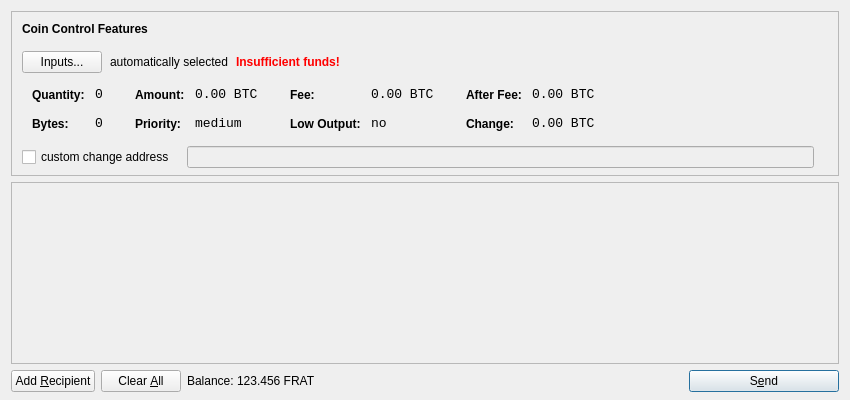
<?xml version="1.0" encoding="UTF-8"?>
<ui version="4.0">
 <class>SendCoinsDialog</class>
 <widget class="QDialog" name="SendCoinsDialog">
  <property name="geometry">
   <rect>
    <x>0</x>
    <y>0</y>
    <width>850</width>
    <height>400</height>
   </rect>
  </property>
  <property name="windowTitle">
   <string>Send Coins</string>
  </property>
  <layout class="QVBoxLayout" name="verticalLayout" stretch="0,1,0">
   <property name="bottomMargin">
    <number>8</number>
   </property>
   <item>
    <widget class="QFrame" name="frameCoinControl">
     <property name="sizePolicy">
      <sizepolicy hsizetype="Expanding" vsizetype="Expanding">
       <horstretch>0</horstretch>
       <verstretch>0</verstretch>
      </sizepolicy>
     </property>
     <property name="maximumSize">
      <size>
       <width>16777215</width>
       <height>16777215</height>
      </size>
     </property>
     <property name="frameShape">
      <enum>QFrame::StyledPanel</enum>
     </property>
     <property name="frameShadow">
      <enum>QFrame::Sunken</enum>
     </property>
     <layout class="QVBoxLayout" name="verticalLayoutCoinControl2">
      <property name="spacing">
       <number>-1</number>
      </property>
      <property name="leftMargin">
       <number>0</number>
      </property>
      <property name="topMargin">
       <number>0</number>
      </property>
      <property name="rightMargin">
       <number>0</number>
      </property>
      <property name="bottomMargin">
       <number>6</number>
      </property>
      <item>
       <layout class="QVBoxLayout" name="verticalLayoutCoinControl" stretch="0,0,0,0,1">
        <property name="spacing">
         <number>0</number>
        </property>
        <property name="leftMargin">
         <number>10</number>
        </property>
        <property name="topMargin">
         <number>10</number>
        </property>
        <item>
         <layout class="QHBoxLayout" name="horizontalLayoutCoinControl1">
          <property name="bottomMargin">
           <number>15</number>
          </property>
          <item>
           <widget class="QLabel" name="labelCoinControlFeatures">
            <property name="sizePolicy">
             <sizepolicy hsizetype="Preferred" vsizetype="Maximum">
              <horstretch>0</horstretch>
              <verstretch>0</verstretch>
             </sizepolicy>
            </property>
            <property name="font">
             <font>
              <weight>75</weight>
              <bold>true</bold>
             </font>
            </property>
            <property name="styleSheet">
             <string notr="true">font-weight:bold;</string>
            </property>
            <property name="text">
             <string>Coin Control Features</string>
            </property>
           </widget>
          </item>
         </layout>
        </item>
        <item>
         <layout class="QHBoxLayout" name="horizontalLayoutCoinControl2" stretch="0,0,0,0">
          <property name="spacing">
           <number>8</number>
          </property>
          <property name="bottomMargin">
           <number>10</number>
          </property>
          <item>
           <widget class="QPushButton" name="pushButtonCoinControl">
            <property name="styleSheet">
             <string notr="true"/>
            </property>
            <property name="text">
             <string>Inputs...</string>
            </property>
           </widget>
          </item>
          <item>
           <widget class="QLabel" name="labelCoinControlAutomaticallySelected">
            <property name="text">
             <string>automatically selected</string>
            </property>
            <property name="margin">
             <number>5</number>
            </property>
           </widget>
          </item>
          <item>
           <widget class="QLabel" name="labelCoinControlInsuffFunds">
            <property name="font">
             <font>
              <weight>75</weight>
              <bold>true</bold>
             </font>
            </property>
            <property name="styleSheet">
             <string notr="true">color:red;font-weight:bold;</string>
            </property>
            <property name="text">
             <string>Insufficient funds!</string>
            </property>
            <property name="margin">
             <number>5</number>
            </property>
           </widget>
          </item>
          <item>
           <spacer name="horizontalSpacerCoinControl">
            <property name="orientation">
             <enum>Qt::Horizontal</enum>
            </property>
            <property name="sizeHint" stdset="0">
             <size>
              <width>40</width>
              <height>1</height>
             </size>
            </property>
           </spacer>
          </item>
         </layout>
        </item>
        <item>
         <widget class="QWidget" name="widgetCoinControl" native="true">
          <property name="sizePolicy">
           <sizepolicy hsizetype="Preferred" vsizetype="Preferred">
            <horstretch>0</horstretch>
            <verstretch>0</verstretch>
           </sizepolicy>
          </property>
          <property name="minimumSize">
           <size>
            <width>0</width>
            <height>0</height>
           </size>
          </property>
          <property name="styleSheet">
           <string notr="true"/>
          </property>
          <layout class="QHBoxLayout" name="horizontalLayoutCoinControl5">
           <property name="margin">
            <number>0</number>
           </property>
           <item>
            <layout class="QHBoxLayout" name="horizontalLayoutCoinControl3" stretch="0,0,0,1">
             <property name="spacing">
              <number>20</number>
             </property>
             <property name="topMargin">
              <number>0</number>
             </property>
             <property name="bottomMargin">
              <number>10</number>
             </property>
             <item>
              <layout class="QFormLayout" name="formLayoutCoinControl1">
               <property name="horizontalSpacing">
                <number>10</number>
               </property>
               <property name="verticalSpacing">
                <number>14</number>
               </property>
               <property name="leftMargin">
                <number>10</number>
               </property>
               <property name="topMargin">
                <number>4</number>
               </property>
               <property name="rightMargin">
                <number>6</number>
               </property>
               <item row="0" column="0">
                <widget class="QLabel" name="labelCoinControlQuantityText">
                 <property name="styleSheet">
                  <string notr="true">font-weight:bold;</string>
                 </property>
                 <property name="text">
                  <string>Quantity:</string>
                 </property>
                 <property name="margin">
                  <number>0</number>
                 </property>
                </widget>
               </item>
               <item row="0" column="1">
                <widget class="QLabel" name="labelCoinControlQuantity">
                 <property name="font">
                  <font>
                   <family>Monospace</family>
                   <pointsize>10</pointsize>
                  </font>
                 </property>
                 <property name="cursor">
                  <cursorShape>IBeamCursor</cursorShape>
                 </property>
                 <property name="contextMenuPolicy">
                  <enum>Qt::ActionsContextMenu</enum>
                 </property>
                 <property name="text">
                  <string notr="true">0</string>
                 </property>
                 <property name="margin">
                  <number>0</number>
                 </property>
                 <property name="textInteractionFlags">
                  <set>Qt::LinksAccessibleByMouse|Qt::TextSelectableByKeyboard|Qt::TextSelectableByMouse</set>
                 </property>
                </widget>
               </item>
               <item row="1" column="0">
                <widget class="QLabel" name="labelCoinControlBytesText">
                 <property name="styleSheet">
                  <string notr="true">font-weight:bold;</string>
                 </property>
                 <property name="text">
                  <string>Bytes:</string>
                 </property>
                </widget>
               </item>
               <item row="1" column="1">
                <widget class="QLabel" name="labelCoinControlBytes">
                 <property name="font">
                  <font>
                   <family>Monospace</family>
                   <pointsize>10</pointsize>
                  </font>
                 </property>
                 <property name="cursor">
                  <cursorShape>IBeamCursor</cursorShape>
                 </property>
                 <property name="contextMenuPolicy">
                  <enum>Qt::ActionsContextMenu</enum>
                 </property>
                 <property name="text">
                  <string notr="true">0</string>
                 </property>
                 <property name="textInteractionFlags">
                  <set>Qt::LinksAccessibleByMouse|Qt::TextSelectableByKeyboard|Qt::TextSelectableByMouse</set>
                 </property>
                </widget>
               </item>
              </layout>
             </item>
             <item>
              <layout class="QFormLayout" name="formLayoutCoinControl2">
               <property name="horizontalSpacing">
                <number>10</number>
               </property>
               <property name="verticalSpacing">
                <number>14</number>
               </property>
               <property name="leftMargin">
                <number>6</number>
               </property>
               <property name="topMargin">
                <number>4</number>
               </property>
               <property name="rightMargin">
                <number>6</number>
               </property>
               <item row="0" column="0">
                <widget class="QLabel" name="labelCoinControlAmountText">
                 <property name="styleSheet">
                  <string notr="true">font-weight:bold;</string>
                 </property>
                 <property name="text">
                  <string>Amount:</string>
                 </property>
                 <property name="margin">
                  <number>0</number>
                 </property>
                </widget>
               </item>
               <item row="0" column="1">
                <widget class="QLabel" name="labelCoinControlAmount">
                 <property name="font">
                  <font>
                   <family>Monospace</family>
                   <pointsize>10</pointsize>
                  </font>
                 </property>
                 <property name="cursor">
                  <cursorShape>IBeamCursor</cursorShape>
                 </property>
                 <property name="contextMenuPolicy">
                  <enum>Qt::ActionsContextMenu</enum>
                 </property>
                 <property name="text">
                  <string notr="true">0.00 BTC</string>
                 </property>
                 <property name="textInteractionFlags">
                  <set>Qt::LinksAccessibleByMouse|Qt::TextSelectableByKeyboard|Qt::TextSelectableByMouse</set>
                 </property>
                </widget>
               </item>
               <item row="1" column="0">
                <widget class="QLabel" name="labelCoinControlPriorityText">
                 <property name="styleSheet">
                  <string notr="true">font-weight:bold;</string>
                 </property>
                 <property name="text">
                  <string>Priority:</string>
                 </property>
                </widget>
               </item>
               <item row="1" column="1">
                <widget class="QLabel" name="labelCoinControlPriority">
                 <property name="font">
                  <font>
                   <family>Monospace</family>
                   <pointsize>10</pointsize>
                  </font>
                 </property>
                 <property name="cursor">
                  <cursorShape>IBeamCursor</cursorShape>
                 </property>
                 <property name="contextMenuPolicy">
                  <enum>Qt::ActionsContextMenu</enum>
                 </property>
                 <property name="text">
                  <string>medium</string>
                 </property>
                 <property name="textInteractionFlags">
                  <set>Qt::LinksAccessibleByMouse|Qt::TextSelectableByKeyboard|Qt::TextSelectableByMouse</set>
                 </property>
                </widget>
               </item>
              </layout>
             </item>
             <item>
              <layout class="QFormLayout" name="formLayoutCoinControl3">
               <property name="horizontalSpacing">
                <number>10</number>
               </property>
               <property name="verticalSpacing">
                <number>14</number>
               </property>
               <property name="leftMargin">
                <number>6</number>
               </property>
               <property name="topMargin">
                <number>4</number>
               </property>
               <property name="rightMargin">
                <number>6</number>
               </property>
               <item row="0" column="0">
                <widget class="QLabel" name="labelCoinControlFeeText">
                 <property name="styleSheet">
                  <string notr="true">font-weight:bold;</string>
                 </property>
                 <property name="text">
                  <string>Fee:</string>
                 </property>
                 <property name="margin">
                  <number>0</number>
                 </property>
                </widget>
               </item>
               <item row="0" column="1">
                <widget class="QLabel" name="labelCoinControlFee">
                 <property name="font">
                  <font>
                   <family>Monospace</family>
                   <pointsize>10</pointsize>
                  </font>
                 </property>
                 <property name="cursor">
                  <cursorShape>IBeamCursor</cursorShape>
                 </property>
                 <property name="contextMenuPolicy">
                  <enum>Qt::ActionsContextMenu</enum>
                 </property>
                 <property name="text">
                  <string notr="true">0.00 BTC</string>
                 </property>
                 <property name="textInteractionFlags">
                  <set>Qt::LinksAccessibleByMouse|Qt::TextSelectableByKeyboard|Qt::TextSelectableByMouse</set>
                 </property>
                </widget>
               </item>
               <item row="1" column="0">
                <widget class="QLabel" name="labelCoinControlLowOutputText">
                 <property name="styleSheet">
                  <string notr="true">font-weight:bold;</string>
                 </property>
                 <property name="text">
                  <string>Low Output:</string>
                 </property>
                </widget>
               </item>
               <item row="1" column="1">
                <widget class="QLabel" name="labelCoinControlLowOutput">
                 <property name="font">
                  <font>
                   <family>Monospace</family>
                   <pointsize>10</pointsize>
                  </font>
                 </property>
                 <property name="cursor">
                  <cursorShape>IBeamCursor</cursorShape>
                 </property>
                 <property name="contextMenuPolicy">
                  <enum>Qt::ActionsContextMenu</enum>
                 </property>
                 <property name="text">
                  <string>no</string>
                 </property>
                 <property name="textInteractionFlags">
                  <set>Qt::LinksAccessibleByMouse|Qt::TextSelectableByKeyboard|Qt::TextSelectableByMouse</set>
                 </property>
                </widget>
               </item>
              </layout>
             </item>
             <item>
              <layout class="QFormLayout" name="formLayoutCoinControl4">
               <property name="horizontalSpacing">
                <number>10</number>
               </property>
               <property name="verticalSpacing">
                <number>14</number>
               </property>
               <property name="leftMargin">
                <number>6</number>
               </property>
               <property name="topMargin">
                <number>4</number>
               </property>
               <property name="rightMargin">
                <number>6</number>
               </property>
               <item row="0" column="0">
                <widget class="QLabel" name="labelCoinControlAfterFeeText">
                 <property name="styleSheet">
                  <string notr="true">font-weight:bold;</string>
                 </property>
                 <property name="text">
                  <string>After Fee:</string>
                 </property>
                 <property name="margin">
                  <number>0</number>
                 </property>
                </widget>
               </item>
               <item row="0" column="1">
                <widget class="QLabel" name="labelCoinControlAfterFee">
                 <property name="font">
                  <font>
                   <family>Monospace</family>
                   <pointsize>10</pointsize>
                  </font>
                 </property>
                 <property name="cursor">
                  <cursorShape>IBeamCursor</cursorShape>
                 </property>
                 <property name="contextMenuPolicy">
                  <enum>Qt::ActionsContextMenu</enum>
                 </property>
                 <property name="text">
                  <string notr="true">0.00 BTC</string>
                 </property>
                 <property name="textInteractionFlags">
                  <set>Qt::LinksAccessibleByMouse|Qt::TextSelectableByKeyboard|Qt::TextSelectableByMouse</set>
                 </property>
                </widget>
               </item>
               <item row="1" column="0">
                <widget class="QLabel" name="labelCoinControlChangeText">
                 <property name="styleSheet">
                  <string notr="true">font-weight:bold;</string>
                 </property>
                 <property name="text">
                  <string>Change:</string>
                 </property>
                </widget>
               </item>
               <item row="1" column="1">
                <widget class="QLabel" name="labelCoinControlChange">
                 <property name="font">
                  <font>
                   <family>Monospace</family>
                   <pointsize>10</pointsize>
                  </font>
                 </property>
                 <property name="cursor">
                  <cursorShape>IBeamCursor</cursorShape>
                 </property>
                 <property name="contextMenuPolicy">
                  <enum>Qt::ActionsContextMenu</enum>
                 </property>
                 <property name="text">
                  <string notr="true">0.00 BTC</string>
                 </property>
                 <property name="textInteractionFlags">
                  <set>Qt::LinksAccessibleByMouse|Qt::TextSelectableByKeyboard|Qt::TextSelectableByMouse</set>
                 </property>
                </widget>
               </item>
              </layout>
             </item>
            </layout>
           </item>
          </layout>
         </widget>
        </item>
        <item>
         <layout class="QHBoxLayout" name="horizontalLayoutCoinControl4" stretch="0,0,0">
          <property name="spacing">
           <number>12</number>
          </property>
          <property name="sizeConstraint">
           <enum>QLayout::SetDefaultConstraint</enum>
          </property>
          <property name="topMargin">
           <number>5</number>
          </property>
          <property name="rightMargin">
           <number>5</number>
          </property>
          <item>
           <widget class="QCheckBox" name="checkBoxCoinControlChange">
            <property name="text">
             <string>custom change address</string>
            </property>
           </widget>
          </item>
          <item>
           <widget class="QLineEdit" name="lineEditCoinControlChange">
            <property name="enabled">
             <bool>false</bool>
            </property>
            <property name="sizePolicy">
             <sizepolicy hsizetype="Expanding" vsizetype="Fixed">
              <horstretch>0</horstretch>
              <verstretch>0</verstretch>
             </sizepolicy>
            </property>
           </widget>
          </item>
          <item>
           <widget class="QLabel" name="labelCoinControlChangeLabel">
            <property name="sizePolicy">
             <sizepolicy hsizetype="Preferred" vsizetype="Expanding">
              <horstretch>0</horstretch>
              <verstretch>0</verstretch>
             </sizepolicy>
            </property>
            <property name="minimumSize">
             <size>
              <width>0</width>
              <height>0</height>
             </size>
            </property>
            <property name="text">
             <string/>
            </property>
            <property name="margin">
             <number>3</number>
            </property>
           </widget>
          </item>
         </layout>
        </item>
        <item>
         <spacer name="verticalSpacerCoinControl">
          <property name="orientation">
           <enum>Qt::Vertical</enum>
          </property>
          <property name="sizeHint" stdset="0">
           <size>
            <width>800</width>
            <height>1</height>
           </size>
          </property>
         </spacer>
        </item>
       </layout>
      </item>
     </layout>
    </widget>
   </item>
   <item>
    <widget class="QScrollArea" name="scrollArea">
     <property name="widgetResizable">
      <bool>true</bool>
     </property>
     <widget class="QWidget" name="scrollAreaWidgetContents">
      <property name="geometry">
       <rect>
        <x>0</x>
        <y>0</y>
        <width>830</width>
        <height>165</height>
       </rect>
      </property>
      <layout class="QVBoxLayout" name="verticalLayout_2">
       <property name="margin">
        <number>0</number>
       </property>
       <item>
        <layout class="QVBoxLayout" name="entries">
         <property name="spacing">
          <number>6</number>
         </property>
        </layout>
       </item>
       <item>
        <spacer name="verticalSpacer">
         <property name="orientation">
          <enum>Qt::Vertical</enum>
         </property>
         <property name="sizeHint" stdset="0">
          <size>
           <width>20</width>
           <height>40</height>
          </size>
         </property>
        </spacer>
       </item>
      </layout>
     </widget>
    </widget>
   </item>
   <item>
    <layout class="QHBoxLayout" name="horizontalLayout">
     <item>
      <widget class="QPushButton" name="addButton">
       <property name="toolTip">
        <string>Send to multiple recipients at once</string>
       </property>
       <property name="text">
        <string>Add &amp;Recipient</string>
       </property>
       <property name="icon">
        <iconset resource="../bitcoin.qrc">
         <normaloff>:/icons/add</normaloff>:/icons/add</iconset>
       </property>
       <property name="autoDefault">
        <bool>false</bool>
       </property>
      </widget>
     </item>
     <item>
      <widget class="QPushButton" name="clearButton">
       <property name="sizePolicy">
        <sizepolicy hsizetype="Minimum" vsizetype="Fixed">
         <horstretch>0</horstretch>
         <verstretch>0</verstretch>
        </sizepolicy>
       </property>
       <property name="toolTip">
        <string>Remove all transaction fields</string>
       </property>
       <property name="text">
        <string>Clear &amp;All</string>
       </property>
       <property name="icon">
        <iconset resource="../bitcoin.qrc">
         <normaloff>:/icons/remove</normaloff>:/icons/remove</iconset>
       </property>
       <property name="autoRepeatDelay">
        <number>300</number>
       </property>
       <property name="autoDefault">
        <bool>false</bool>
       </property>
      </widget>
     </item>
     <item>
      <layout class="QHBoxLayout" name="horizontalLayout_2">
       <property name="spacing">
        <number>3</number>
       </property>
       <item>
        <widget class="QLabel" name="label">
         <property name="text">
          <string>Balance:</string>
         </property>
        </widget>
       </item>
       <item>
        <widget class="QLabel" name="labelBalance">
         <property name="cursor">
          <cursorShape>IBeamCursor</cursorShape>
         </property>
         <property name="text">
          <string>123.456 FRAT</string>
         </property>
         <property name="textInteractionFlags">
          <set>Qt::LinksAccessibleByMouse|Qt::TextSelectableByKeyboard|Qt::TextSelectableByMouse</set>
         </property>
        </widget>
       </item>
      </layout>
     </item>
     <item>
      <spacer name="horizontalSpacer">
       <property name="orientation">
        <enum>Qt::Horizontal</enum>
       </property>
       <property name="sizeHint" stdset="0">
        <size>
         <width>40</width>
         <height>20</height>
        </size>
       </property>
      </spacer>
     </item>
     <item>
      <widget class="QPushButton" name="sendButton">
       <property name="minimumSize">
        <size>
         <width>150</width>
         <height>0</height>
        </size>
       </property>
       <property name="toolTip">
        <string>Confirm the send action</string>
       </property>
       <property name="text">
        <string>S&amp;end</string>
       </property>
       <property name="icon">
        <iconset resource="../bitcoin.qrc">
         <normaloff>:/icons/send</normaloff>:/icons/send</iconset>
       </property>
       <property name="default">
        <bool>true</bool>
       </property>
      </widget>
     </item>
    </layout>
   </item>
  </layout>
 </widget>
 <resources>
  <include location="../bitcoin.qrc"/>
 </resources>
 <connections/>
</ui>
